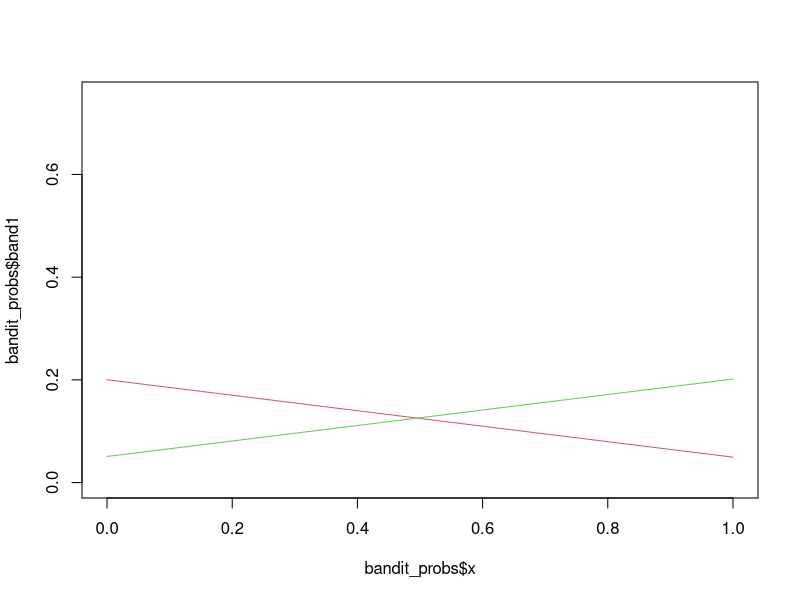

Generate this figure with R:
#B0     #B1
bandits <- list(c(-1.385, -1.571), # arm 1
                c(-2.926, 1.550))  # arm 2



## DRAW FUNCTION (inputs the parameters of both bandits, and external variable/feature x)

draw <- function(weights, k, x){
  
  # to keep track of reward probs (prob of reward for each bandit at a given trial)
  prob_dict = list()
  
  for(i in 1:length(weights)){
    
    # create the linear function for each bandit (B0 + B1*x)
    f_x <- function(x) {weights[[i]][1] + weights[[i]][2]*x}
    
    # generate reward probability given by the log link
    probability <- 1/(1 + exp(-f_x(x)))
    
    # append to dict (adds prob of click for each arm)
    prob_dict[[i]] <- probability
    
  }
  
  reward <- sample(c(0,1), size = 1, prob = c(1-prob_dict[[k]], prob_dict[[k]]))
  regret <-  max(unlist(prob_dict)) - prob_dict[[k]]
  theta <- prob_dict[[k]]
  
  info <- list(reward, regret, theta)
  
  return(info)
  
}


## DEMONSTRATION: sample

X <- c(0,1) # two options for X

bandit_probs <- list(x = NULL,
                     band1 = NULL,
                     band2 = NULL)

for(i in 1:length(X)){
  
  bandit_probs$x[i] <- X[i]
  bandit_probs$band1[i] <- draw(bandits, 1, X[i])[[3]]
  bandit_probs$band2[i] <- draw(bandits, 2, X[i])[[3]]
  
}


plot(x = bandit_probs$x, y = bandit_probs$band1, col = 2, type = "l", ylim = c(0,.75))
lines(x = bandit_probs$x, y = bandit_probs$band2, col = 3,  type = "l")